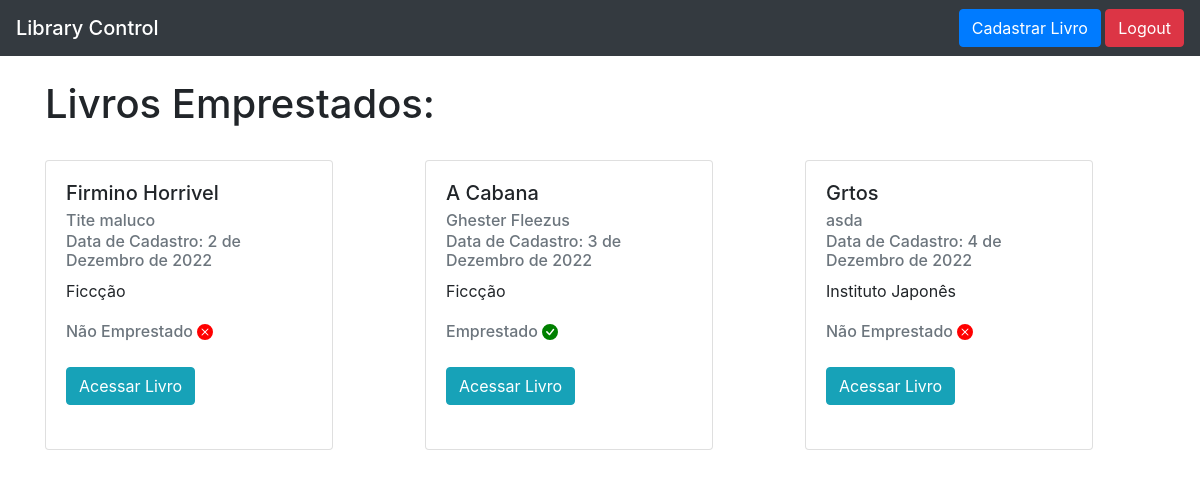
Screenshot of /livro/home/ (signed in) with the database file from the repository.
### livro/models.py (models this page shows, shortened)
class Livros(models.Model):
    nome = models.CharField(max_length = 100)
    autor = models.CharField(max_length = 30)
    data_cadastro = models.DateField (default = date.today)
    emprestado = models.BooleanField(default = False, blank = True, null = True)
    usuario_emprestado = models.CharField(max_length=30, blank = True, null = True)
    categoria = models.ForeignKey(Categoria, on_delete = models.DO_NOTHING)
    usuario = models.ForeignKey(Usuario, on_delete = models.DO_NOTHING)
    class Meta:
        verbose_name = 'Livro'

class Categoria(models.Model):
    nome = models.CharField(max_length=30)
    descricao = models.TextField()
    def __str__(self) -> str:
        return self.nome

### livro/views.py (the view)
# urls.py: path('home/', views.home, name = 'home'),
def home(request):
    if request.session.get('usuario'):
        usuario = Usuario.objects.get(id = request.session['usuario'])
        livros = Livros.objects.filter(usuario = usuario)
        form = CadastroLivro()
        form.fields['usuario'].initial = request.session['usuario']
        return render(request, 'home.html', {'livros':livros,
                                            'usuario_logado':request.session.get('usuario'),
                                            'form':form})
    else:
        return redirect ('/auth/login/?status=2')

### livro/templates/home.html (shortened to what this page needs)
{% extends 'base.html' %}
{%block 'conteudo' %}
<div class="container">
    <br>
    <h1>Livros Emprestados: </h1>
    <br>
    <div class="row">
    {% for livro in livros %}
        <div class="col-md">
            <div class="card" style="width: 18rem;">
                <div class="card-body">
                  <h5 class="card-title">{{livro.nome}}</h5>
                  <h6 class="card-subtitle mb-2 text-muted">{{livro.autor}}</h6>
                  <h6 class="card-subtitle mb-2 text-muted">Data de Cadastro: {{livro.data_cadastro}}</h6>
                  <p class="card-text">{{livro.categoria}}</p>
                  {% if livro.emprestado %}
                  <h6 style="display: inline" class="card-subtitle mb-2 text-muted">Emprestado</h6>
                  {% else %}
                  <h6 style="display: inline" class="card-subtitle mb-2 text-muted">Não Emprestado</h6>
                  {% endif %}
                  <br>
                  <br>
                  <a href="{% url 'consulta_livro' livro.id %}" class="btn btn-info">Acessar Livro</a>
                  <br>
                  <br>
                </div>
              </div>
        </div>
    {% endfor %}
    </div>
</div>
{% endblock %}

### templates/base.html (shortened to what this page needs)
<!doctype html>
<html lang="pt-br">
  <head>
    <link rel="stylesheet" href="https://cdn.jsdelivr.net/npm/bootstrap@4.6.2/dist/css/bootstrap.min.css" >
  </head>
  <body>
    <nav class="navbar navbar-dark bg-dark">
        <a class="navbar-brand mb-0 h1" href="{% url 'home' %}" >Library Control</a>
        <ul class="nav justify-content-end">
          {%if usuario_logado %}
          <li class="nav-item">
            <button type="button" class="btn btn-primary" data-toggle="modal" data-target="#exampleModal" data-whatever="@mdo">Cadastrar Livro</button>
            <a class="btn btn-danger" href="{% url 'logout' %}">Logout</a>
          </li>
        </ul>
        {% endif %}
      </nav>
    {% block 'conteudo' %} {% endblock %}
  </body>
</html>

### rows the page displays
Livros: nome "Firmino Horrivel", autor "Tite maluco", data_cadastro "2 de Dezembro de 2022", categoria "Ficcção", emprestado "Não Emprestado"
Livros: nome "A Cabana", autor "Ghester Fleezus", data_cadastro "3 de Dezembro de 2022", categoria "Ficcção", emprestado "Emprestado"
Livros: nome "Grtos", autor "asda", data_cadastro "4 de Dezembro de 2022", categoria "Instituto Japonês", emprestado "Não Emprestado"
